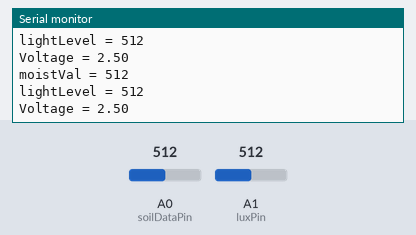
Recording of a sketch running on a simulated Arduino Uno, built with avr-gcc and run on an emulated ATmega328P. Shown: the last lines printed to the serial monitor. The test bench sets the inputs (shaded band); at power-on: A0 (soilDataPin) = 512, A1 (luxPin) = 512.

Above: at 11.4 s.
11.5 s: A0 (soilDataPin) set to 716
At 21.5 s:
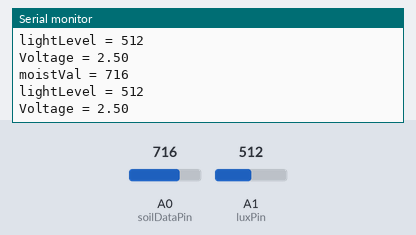
22.0 s: A1 (luxPin) set to 716
At 32.1 s:
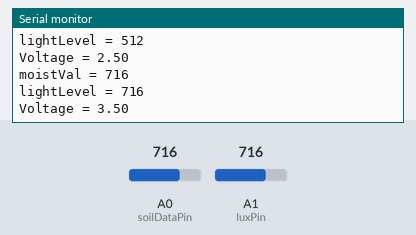
32.5 s: A0 (soilDataPin) set to 900
At 42.7 s:
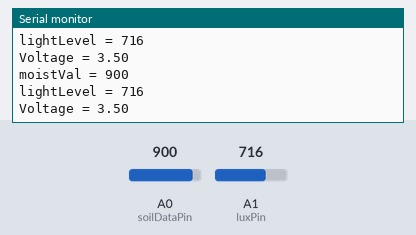
43.0 s: A1 (luxPin) set to 900
At 53.5 s:
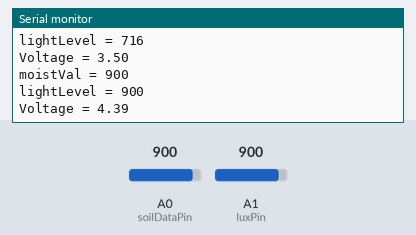
Timing chart, 0 to 54.5 s (numbered marks = the images above; inputs shaded):
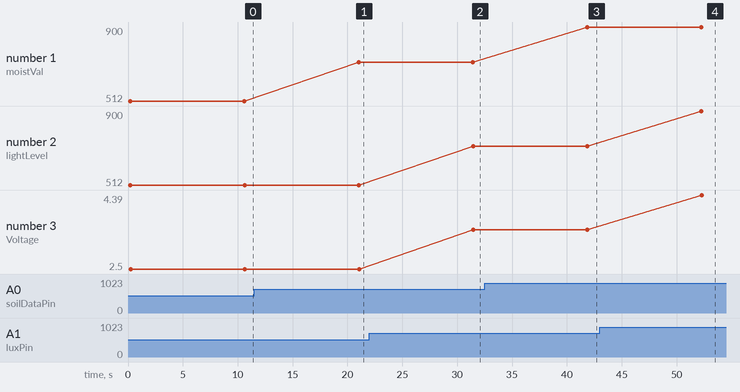

Measured:
- after the input at 11.5 s, the serial monitor: prints a new line after 9.5 s (image 1)
- after the input at 22.0 s, the serial monitor: prints a new line after 9.4 s (image 2)
- after the input at 32.5 s, the serial monitor: prints a new line after 9.3 s (image 3)
- after the input at 43.0 s, the serial monitor: prints a new line after 9.3 s (image 4)
- plotted number 1: 512 → 716 after the input at 11.5 s, 716 → 900 after the input at 32.5 s
- plotted number 3: 2.5 → 3.5 after the input at 22.0 s, 3.5 → 4.39 after the input at 43.0 s

The sketch:

ArduinoBLECodeUnoVer1.ino
```cpp
#include <LowPower.h> // low power sleep
#include <SoftwareSerial.h> //serial communication for bluetooth
#include <Wire.h>
SoftwareSerial ble(11,10); // wiring for BLE RX/TX (RX of hm10 goes to pin 10)

// Allocating memory for data/BLE transmission
char moist_output[4];
char lux_output[5];

const int luxPin = A1; //Analog Pin of Solar Cell input
const int soilVccPin = 8; //Power VCC pin for Soil sensor
const int soilDataPin = A0; //Data Pin for Soil sensor
const int bleVcc = 6; //HM-10 VCC pin
const int bleGnd = 7; //HM-10 GND pin

// insuffiecient light intesity boundary
float inBound = 1.61;
// lower light intesity boundary
float lowBound = 1.79;
// medium light intesity boundary
float medBound = 2.50;
// high light intensity boundary
float highBound = 3.11;

float voltage;

//float temp;
//float hum;
//float pres;
int moist;
int lightLevel;
float dist;

void setup() {
  pinMode(soilVccPin,OUTPUT);
  digitalWrite(soilVccPin, HIGH);
  pinMode(bleVcc,OUTPUT);
  pinMode(bleGnd,OUTPUT);
  digitalWrite(bleVcc,HIGH);
  digitalWrite(bleGnd,LOW);
  Serial.begin(9600);
  ble.begin(9600);
  Serial.println("AT commands: okay ");
}

void loop() {
  // looping for values
  pinMode(bleGnd,INPUT);
  pinMode(soilVccPin,OUTPUT);
  digitalWrite(soilVccPin, HIGH);
  delay(200);
  moist = analogRead(soilDataPin);
  Serial.print("moistVal = ");
  Serial.println(moist);
  dtostrf(moist,2,0,moist_output);

  lightLevel = analogRead(luxPin);
  voltage = lightLevel * (5.0 / 1024.0);
  Serial.print("lightLevel = ");
  Serial.println(lightLevel);
  Serial.print("Voltage = ");
  Serial.println(voltage);
  Serial.println();
  dtostrf(voltage,4,2,lux_output);
  pinMode(bleGnd,OUTPUT);
  delay(1000);
  ble.write(moist_output); // write BLE (send to Pi)
  ble.write(" ");
  ble.write(lux_output);
  ble.flush();
  delay(1000);
  pinMode(bleGnd,INPUT);
  digitalWrite(soilVccPin, LOW);
  pinMode(soilVccPin, INPUT);
  LowPower.powerDown(SLEEP_8S, ADC_OFF, BOD_OFF);
  delay(200); // allow the system to wake

}


void bleOff() {
  Serial.write("AT+PWRM1");

}

void bleOn() {
  Serial.write("ccccccccccccccccccccccccccccccccccccccccccccccccccccccccccccccccccccccccccccccccccccccccccccccccccccccccccccccccccccccccccccccccccccccccccccccccccccccc");
}
```
